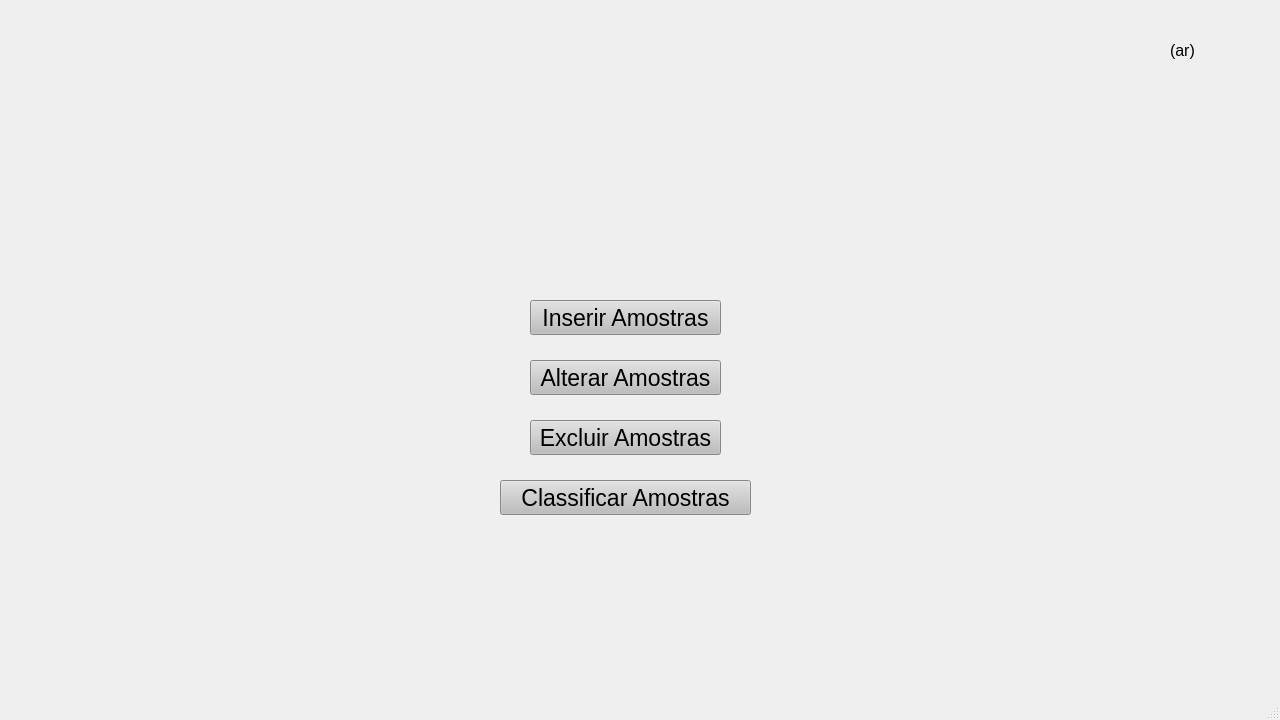
<?xml version="1.0" encoding="UTF-8"?>
<ui version="4.0">
 <class>MainWindow</class>
 <widget class="QMainWindow" name="MainWindow">
  <property name="geometry">
   <rect>
    <x>0</x>
    <y>0</y>
    <width>1280</width>
    <height>720</height>
   </rect>
  </property>
  <property name="minimumSize">
   <size>
    <width>1280</width>
    <height>720</height>
   </size>
  </property>
  <property name="maximumSize">
   <size>
    <width>1280</width>
    <height>720</height>
   </size>
  </property>
  <property name="windowTitle">
   <string>MainWindow</string>
  </property>
  <widget class="QWidget" name="centralwidget">
   <widget class="QPushButton" name="inserirButton">
    <property name="geometry">
     <rect>
      <x>530</x>
      <y>300</y>
      <width>191</width>
      <height>35</height>
     </rect>
    </property>
    <property name="font">
     <font>
      <family>Segoe UI</family>
      <pointsize>17</pointsize>
     </font>
    </property>
    <property name="mouseTracking">
     <bool>false</bool>
    </property>
    <property name="autoFillBackground">
     <bool>false</bool>
    </property>
    <property name="styleSheet">
     <string notr="true">background-color: rgb(189, 189, 189);</string>
    </property>
    <property name="text">
     <string>Inserir Amostras</string>
    </property>
    <property name="iconSize">
     <size>
      <width>32</width>
      <height>32</height>
     </size>
    </property>
    <property name="checkable">
     <bool>false</bool>
    </property>
    <property name="autoDefault">
     <bool>false</bool>
    </property>
    <property name="default">
     <bool>false</bool>
    </property>
    <property name="flat">
     <bool>false</bool>
    </property>
   </widget>
   <widget class="QLabel" name="airLabel">
    <property name="geometry">
     <rect>
      <x>1170</x>
      <y>40</y>
      <width>131</width>
      <height>21</height>
     </rect>
    </property>
    <property name="font">
     <font>
      <family>Segoe UI</family>
      <pointsize>12</pointsize>
      <weight>50</weight>
      <italic>false</italic>
      <bold>false</bold>
      <underline>false</underline>
      <strikeout>false</strikeout>
      <kerning>true</kerning>
     </font>
    </property>
    <property name="text">
     <string>(ar)</string>
    </property>
    <property name="scaledContents">
     <bool>false</bool>
    </property>
   </widget>
   <widget class="QPushButton" name="alterarButton">
    <property name="geometry">
     <rect>
      <x>530</x>
      <y>360</y>
      <width>191</width>
      <height>35</height>
     </rect>
    </property>
    <property name="font">
     <font>
      <family>Segoe UI</family>
      <pointsize>17</pointsize>
     </font>
    </property>
    <property name="mouseTracking">
     <bool>false</bool>
    </property>
    <property name="autoFillBackground">
     <bool>false</bool>
    </property>
    <property name="styleSheet">
     <string notr="true">background-color: rgb(189, 189, 189);</string>
    </property>
    <property name="text">
     <string>Alterar Amostras</string>
    </property>
    <property name="iconSize">
     <size>
      <width>32</width>
      <height>32</height>
     </size>
    </property>
    <property name="checkable">
     <bool>false</bool>
    </property>
    <property name="autoDefault">
     <bool>false</bool>
    </property>
    <property name="default">
     <bool>false</bool>
    </property>
    <property name="flat">
     <bool>false</bool>
    </property>
   </widget>
   <widget class="QLabel" name="Logo">
    <property name="geometry">
     <rect>
      <x>440</x>
      <y>-50</y>
      <width>381</width>
      <height>321</height>
     </rect>
    </property>
    <property name="sizeIncrement">
     <size>
      <width>0</width>
      <height>0</height>
     </size>
    </property>
    <property name="text">
     <string/>
    </property>
    <property name="pixmap">
     <pixmap>imagens/LOGO GERAL.png</pixmap>
    </property>
    <property name="scaledContents">
     <bool>true</bool>
    </property>
   </widget>
   <widget class="QPushButton" name="excluirButton">
    <property name="geometry">
     <rect>
      <x>530</x>
      <y>420</y>
      <width>191</width>
      <height>35</height>
     </rect>
    </property>
    <property name="font">
     <font>
      <family>Segoe UI</family>
      <pointsize>17</pointsize>
     </font>
    </property>
    <property name="mouseTracking">
     <bool>false</bool>
    </property>
    <property name="autoFillBackground">
     <bool>false</bool>
    </property>
    <property name="styleSheet">
     <string notr="true">background-color: rgb(189, 189, 189);</string>
    </property>
    <property name="text">
     <string>Excluir Amostras</string>
    </property>
    <property name="iconSize">
     <size>
      <width>32</width>
      <height>32</height>
     </size>
    </property>
    <property name="checkable">
     <bool>false</bool>
    </property>
    <property name="autoDefault">
     <bool>false</bool>
    </property>
    <property name="default">
     <bool>false</bool>
    </property>
    <property name="flat">
     <bool>false</bool>
    </property>
   </widget>
   <widget class="QLabel" name="imageLabel">
    <property name="geometry">
     <rect>
      <x>1110</x>
      <y>10</y>
      <width>51</width>
      <height>51</height>
     </rect>
    </property>
    <property name="text">
     <string/>
    </property>
    <property name="pixmap">
     <pixmap>imagens/air.png</pixmap>
    </property>
    <property name="scaledContents">
     <bool>true</bool>
    </property>
   </widget>
   <widget class="QPushButton" name="classificarButton">
    <property name="geometry">
     <rect>
      <x>500</x>
      <y>480</y>
      <width>251</width>
      <height>35</height>
     </rect>
    </property>
    <property name="font">
     <font>
      <family>Segoe UI</family>
      <pointsize>17</pointsize>
     </font>
    </property>
    <property name="mouseTracking">
     <bool>false</bool>
    </property>
    <property name="autoFillBackground">
     <bool>false</bool>
    </property>
    <property name="styleSheet">
     <string notr="true">background-color: rgb(189, 189, 189);</string>
    </property>
    <property name="text">
     <string>Classificar Amostras</string>
    </property>
    <property name="iconSize">
     <size>
      <width>32</width>
      <height>32</height>
     </size>
    </property>
    <property name="checkable">
     <bool>false</bool>
    </property>
    <property name="autoDefault">
     <bool>false</bool>
    </property>
    <property name="default">
     <bool>false</bool>
    </property>
    <property name="flat">
     <bool>false</bool>
    </property>
   </widget>
  </widget>
  <widget class="QStatusBar" name="statusbar"/>
 </widget>
 <resources/>
 <connections/>
</ui>
